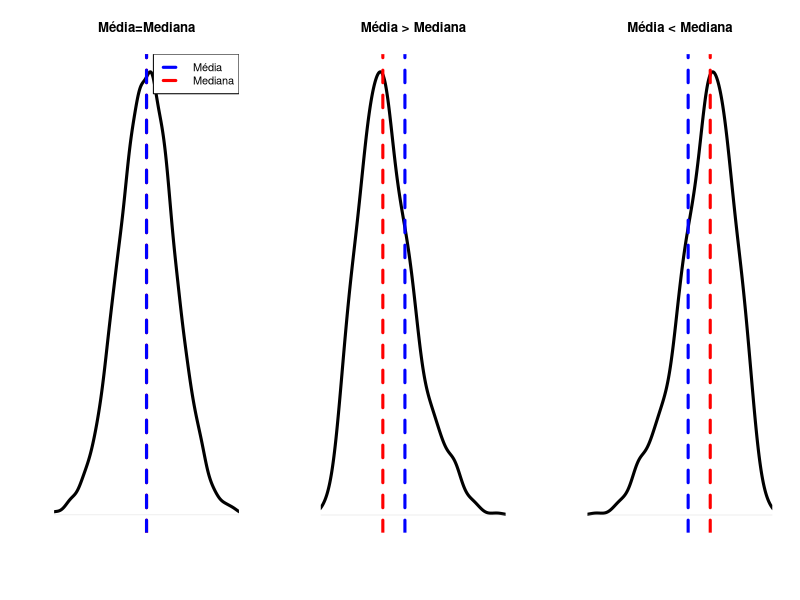
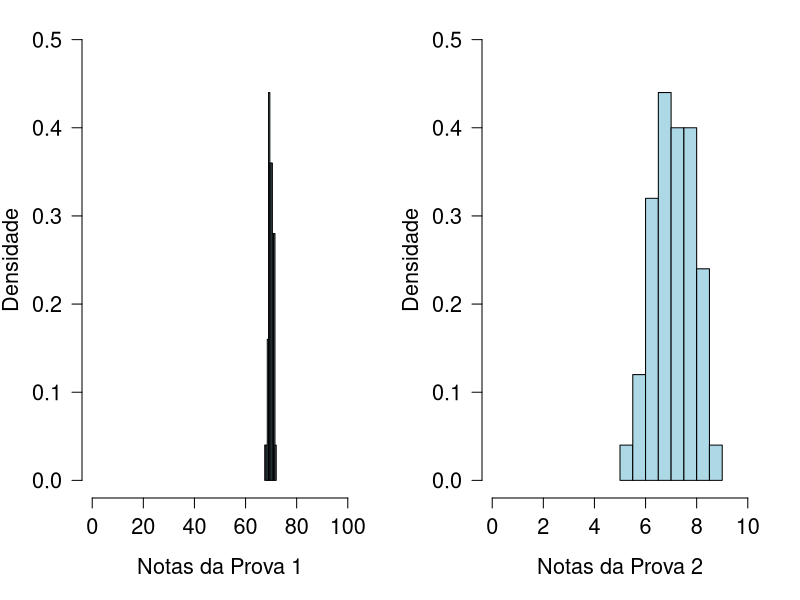
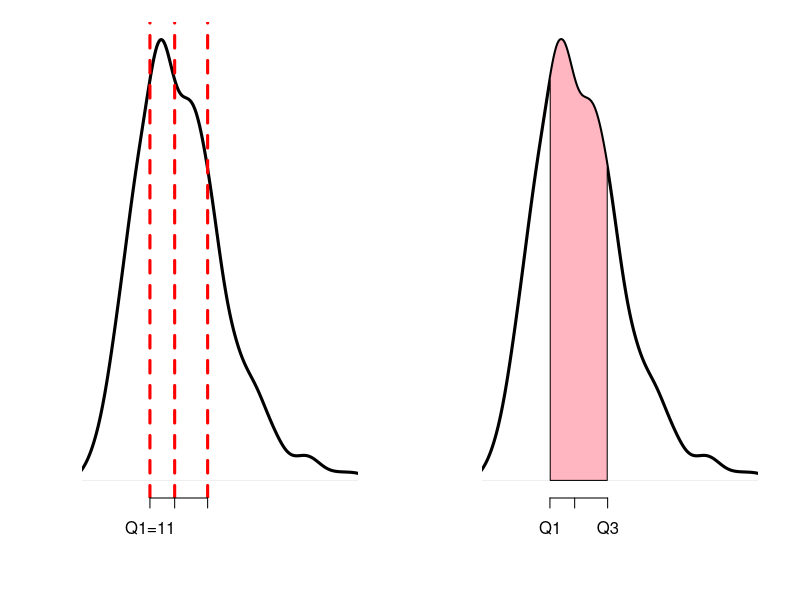
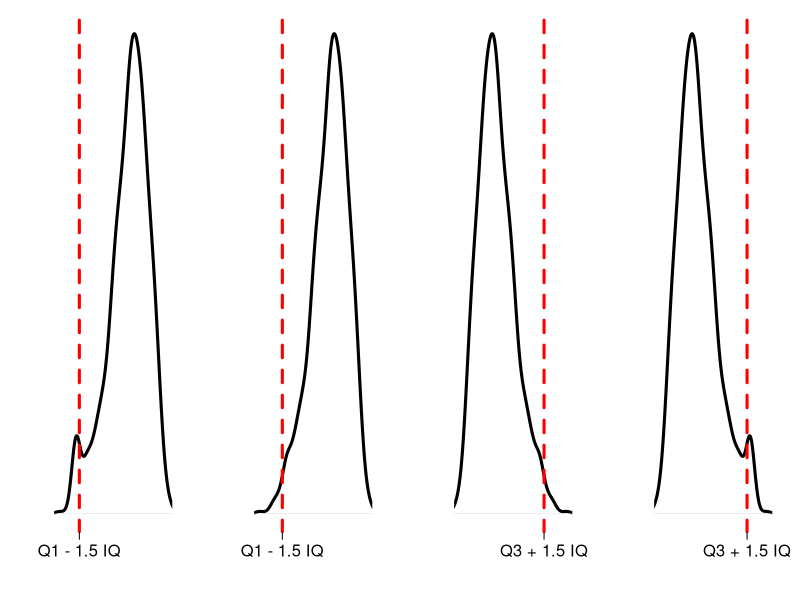
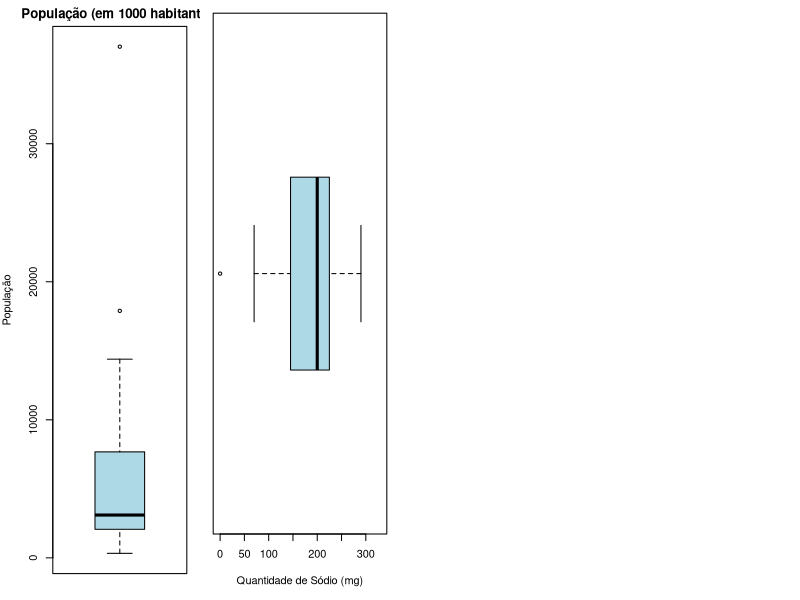
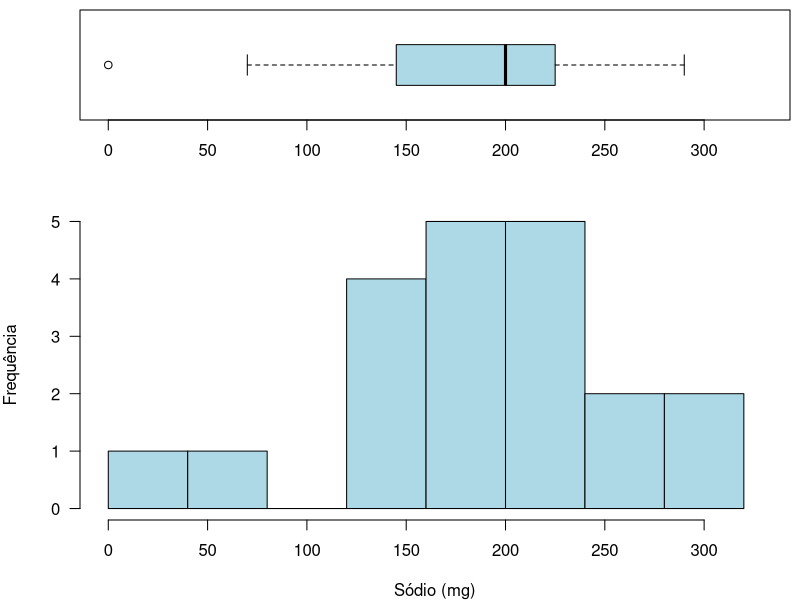
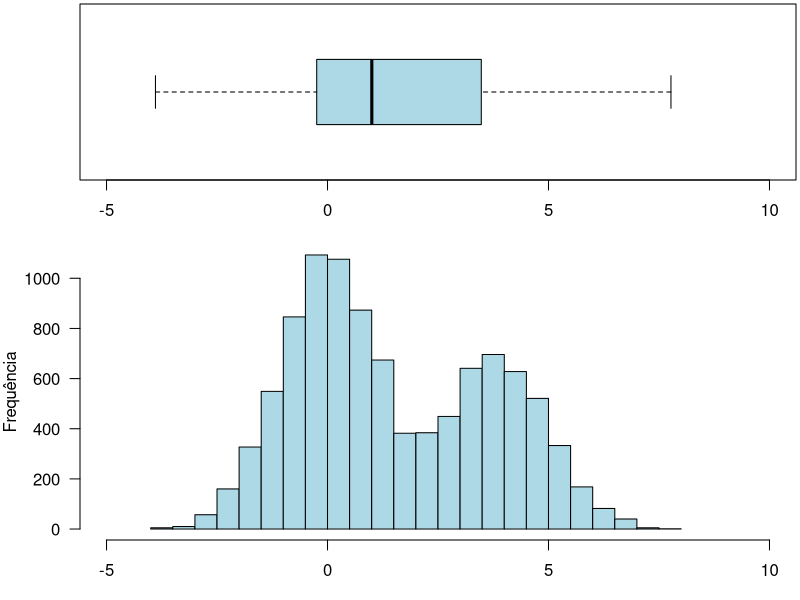

R code for these plots, in order:
## ---- chunk 1
par(mfrow=c(1, 3))
set.seed(44)
sym <- rnorm(10000)
plot(density(sym), ylab="", main="Média=Mediana", xlab="", axes=FALSE, 
     xlim=c(-3,3), cex.lab=1.5, lwd=3)
abline(v=0, col="red", lty=2,lwd=3)
abline(v=0, col="blue", lty=2,lwd=3)
legend("topright", legend=c("Média", "Mediana"), col=c("blue", "red"), 
       lty=2, border="white", lwd=3)

set.seed(44)
asymDir <- c(rchisq(1000, df=15))
plot(density(asymDir), ylab="", main="Média > Mediana", xlim=c(4, 35),
     axes=FALSE, xlab="", cex.lab=1.5, lwd=3)
abline(v=14, col="red", lty=2, lwd=3)
abline(v=18, col="blue", lty=2, lwd=3)

asymEsq <- -asymDir
plot(density(asymEsq), ylab="", main="Média < Mediana", xlim=c(-35, -4),
     axes=FALSE, xlab="", cex.lab=1.5, lwd=3)
abline(v=-14, col="red", lty=2, lwd=3)
abline(v=-18, col="blue", lty=2, lwd=3)
#legend("topright", legend=c("Média", "Mediana"), col=c("blue", "red"), lty=2, border="white", lwd=3)
## ---- chunk 2
set.seed(3)
prova1 <- rnorm(50, mean=70, sd=1)
prova2 <- rnorm(50, mean=7, sd=1)
par(mfrow=c(1, 2), mar=c(5.1, 4.1, 1.1, 2.1))
hist(prova1, freq=FALSE, xlab="Notas da Prova 1", ylab="Densidade", 
     main=" ", xlim=c(0,100), ylim=c(0,.5), cex.axis=1.3, cex.lab=1.3, 
     col="lightblue", las=1)
hist(prova2, freq=FALSE, xlab="Notas da Prova 2", ylab="Densidade",
     main=" ", xlim=c(0,10), ylim=c(0,.5), cex.axis=1.3, cex.lab=1.3, 
     col="lightblue", las=1)
## ---- chunk 3
set.seed(2015)
asymDir <- round(c(rchisq(1000, df=15)), 0)
a <- boxplot(asymDir, plot=FALSE)
q1 <- round(a$stats[2], 0)
q2 <- round(a$stats[3], 0)
q3 <- round(a$stats[4], 0)
plot(density(asymDir), ylab="",main=" ", xlim=c(4, 35), axes=FALSE, 
     xlab="", cex.lab=1.5, lwd=3)
abline(v=q1, col="red", lty=2, lwd=3)
abline(v=q2, col="red", lty=2, lwd=3)
abline(v=q3,col="red",lty=2,lwd=3)
axis(side=1, at=c(q1,q2,q3), labels=c(paste0("Q1=", q1), 
                                      paste0("Q2=", q2), paste0("Q3=", q3)))
## ---- chunk 4
dens <- density(asymDir)
plot(dens, ylab="", main=" ", xlim=c(4, 35), axes=FALSE, xlab="", 
     cex.lab=1.5, lwd=3)
axis(side=1, at=c(q1, q2, q3), labels=c("Q1","Q2","Q3"))
x1 <- min(which(dens$x >= q1))  
x2 <- max(which(dens$x <  q3))
with(dens, polygon(x=c(x[c(x1, x1:x2, x2)]), y=c(0, y[x1:x2], 0),
                   col="lightpink"))
# abline(v=q1, col="red", lty=2, lwd=3)
# abline(v=q3, col="red", lty=2, lwd=3)
## ---- chunk 5
par(mfrow=c(1, 4))
set.seed(44)
asymDir <- c(rchisq(1000, df=15))
asymEsq <- c(-asymDir, rep(-30, 30))
plot(density(asymEsq), ylab="", main=" ", xlim=c(-35, -4), axes=FALSE, 
     xlab="", cex.lab=1.5, lwd=3)
a <- boxplot(asymEsq, plot=FALSE)
IQ <- a$stats[4] - a$stats[2]
LI <- a$stats[2] - 1.5*IQ
abline(v=LI, col="red", lty=2, lwd=3)
axis(side=1, at=c(LI), labels=c("Q1 - 1.5 IQ"), cex.axis=1.5, cex.lab=1.5)

set.seed(44)
asymDir <- c(rchisq(1000, df=15))
asymEsq <- c(-asymDir)
plot(density(asymEsq), ylab="",main=" ", xlim=c(-35, -4), axes=FALSE, 
     xlab="", cex.lab=1.5, lwd=3)
a <- boxplot(asymEsq, plot=FALSE)
IQ <- a$stats[4] - a$stats[2]
LI <- a$stats[2] - 1.5*IQ
abline(v=LI, col="red", lty=2, lwd=3)
axis(side=1, at=c(LI), labels=c("Q1 - 1.5 IQ"),cex.axis=1.5,cex.lab=1.5)

set.seed(44)
asymDir <- c(rchisq(1000, df=15))
a <- boxplot(asymDir, plot=FALSE)
IQ <- a$stats[4] - a$stats[2]
LS <- a$stats[4] + 1.5*IQ
plot(density(asymDir), ylab="", main=" ", xlim=c(4, 35), axes=FALSE, 
     xlab="", cex.lab=1.5, lwd=3)
abline(v=LS, col="red", lty=2, lwd=3)
axis(side=1, at=c(LS), labels=c("Q3 + 1.5 IQ"), cex.axis=1.5, cex.lab=1.5)

set.seed(44)
asymDir <- c(rchisq(1000, df=15), rep(30, 30))
plot(density(asymDir), ylab="",main=" ", xlim=c(4, 35), axes=FALSE, 
     xlab="", cex.lab=1.5, lwd=3)
a <- boxplot(asymDir, plot=FALSE)
IQ <- a$stats[4] - a$stats[2]
LS <- a$stats[4] + 1.5*IQ
abline(v=LS, col="red", lty=2, lwd=3)
axis(side=1, at=c(LS), labels=c("Q3 + 1.5 IQ"), cex.axis=1.5, cex.lab=1.5)
## ---- chunk 6
estados <- c(325,478,558,1158,1380,1785,2052,2079,2505,2777,2813,2823,2844,3098,
             3444,5004,5357,5652,6193,7431,7919,9564,10188,13071,14392,17892,37033)

med <- median(estados) # Q2
Q1 <- quantile(estados, prob=.25, type=2) # Q1
Q3 <- quantile(estados, prob=.75, type=2) # Q3
IQ <- IQR(estados, type=2) # IQ
## ---- chunk 7
par(mar=c(2, 4, 2, 1))
boxplot(estados, main="População (em 1000 habitantes)", ylab="População", type=2, col="lightblue")
## ---- chunk 8
cereais <- c(0, 70, 125, 125, 140, 150, 170, 170, 180, 200,
             200, 210, 210, 220, 220, 230, 250, 260, 290, 290)
## ---- chunk 9
#par(mfrow=c(2,1))
#nf <- layout(mat = matrix(c(1,2),2,1, byrow=TRUE),  height = c(1,2))
#  par(mar=c(4, 4, .5, .5))
par(mar=c(5, 1, 1, 1))
boxplot(cereais, horizontal=TRUE, outline=TRUE, ylim=c(-1,330), 
        col="lightblue", type=3, xlab="Quantidade de Sódio (mg)")
# hist(cereais,xlim=c(-1,330),breaks=c(0,40,80,120,160,200,240,280,320),main="",col="lightblue",xlab="Sódio (mg)",ylab="Frequência")
## ---- chunk 10
par(mfrow=c(2, 1))
nf <- layout(mat=matrix(c(1,2), 2, 1, byrow=TRUE),  height=c(1, 2))
    par(mar=c(4, 4, .5, .5))
boxplot(cereais, horizontal=TRUE,  outline=TRUE, ylim=c(-1, 330),
        col="lightblue", type=3)
hist(cereais, xlim=c(-1, 330), breaks=seq(0, 320, by=40),
     main="", col="lightblue", xlab="Sódio (mg)", ylab="Frequência", las=1)
## ---- chunk 11
mu1 <- log(1)   
mu2 <- log(50)
sig1 <- log(3)
sig2 <- log(3)
cpct <- 0.4   

bimodalDistFunc <- function(n, cpct, mu1, mu2, sig1, sig2){
    set.seed(4)
    y0 <- rlnorm(n, mean=mu1, sd=sig1)
    set.seed(5)
    y1 <- rlnorm(n, mean=mu2 , sd=sig2)
    
    flag <- rbinom(n,size=1,prob=cpct)
    y <- y0*(1 - flag) + y1*flag 
}

bimodalData <- bimodalDistFunc(n=10000, cpct, mu1, mu2, sig1, sig2)

nf <- layout(mat=matrix(c(1, 2), 2, 1, byrow=TRUE),  height=c(1, 1.5))
par(mar=c(3, 4, .2, .2))
boxplot(log(bimodalData), horizontal=TRUE, outline=TRUE, ylim=c(-5,10), 
        col="lightblue", type=3)
hist(log(bimodalData), nclass=20, xlab="", ylab="Frequência", 
     col="lightblue", main="", xlim=c(-5, 10), las=1)
